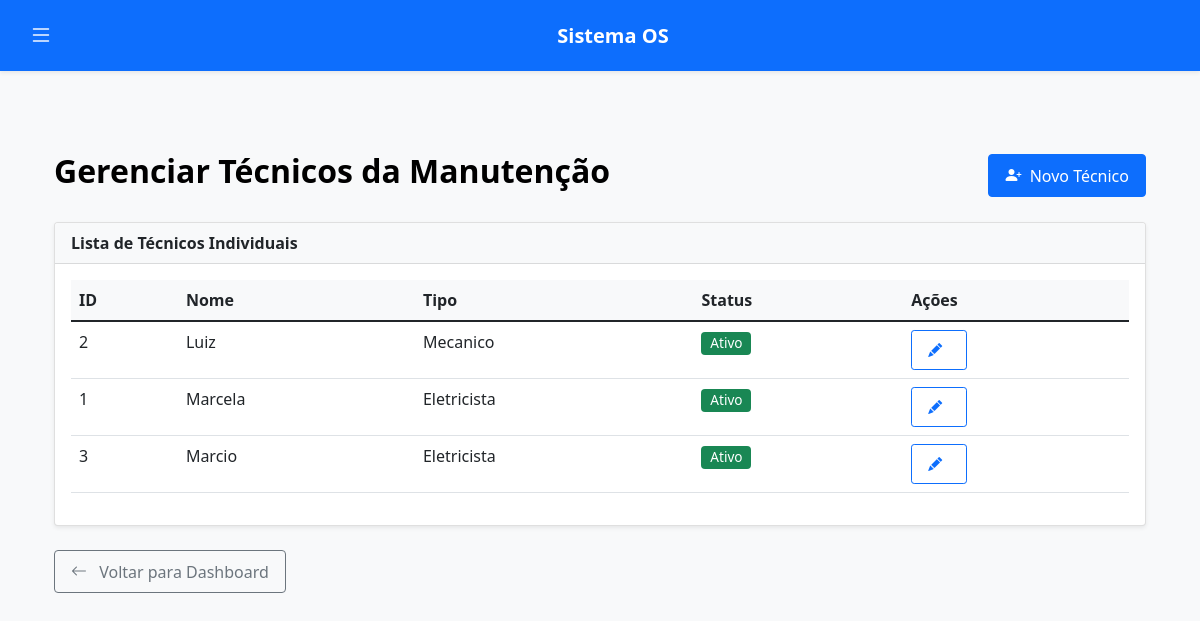
The page /admin/tecnicos (signed in) on the database its author committed.
### tables this page shows
CREATE TABLE tecnicos (
            id INTEGER PRIMARY KEY AUTOINCREMENT,
            nome TEXT NOT NULL UNIQUE,
            tipo_tecnico TEXT NOT NULL CHECK(tipo_tecnico IN ('eletricista', 'mecanico')),
            ativo BOOLEAN DEFAULT 1,
            data_criacao TEXT DEFAULT CURRENT_TIMESTAMP
        );

### app.py (the view)
@app.route('/admin/tecnicos')
def listar_tecnicos():
    if session.get('tipo') not in ['admin', 'master-admin']:
        flash('Acesso não autorizado.', 'danger')
        return redirect(url_for('login'))
    conn = get_db()
    cursor = conn.cursor()
    cursor.execute("SELECT * FROM tecnicos ORDER BY nome")
    lista_de_tecnicos = cursor.fetchall()
    return render_template('administrador/listar_tecnicos.html', tecnicos=lista_de_tecnicos)

### app.py (called while the page is built)
def get_db():
    if 'db' not in g:
        g.db = sqlite3.connect('db/os.db')
        g.db.row_factory = sqlite3.Row
        g.db.execute("PRAGMA journal_mode=WAL")
        g.db.execute("PRAGMA busy_timeout=5000")
    return g.db

### templates/administrador/listar_tecnicos.html (shortened to what this page needs)
{% extends "base.html" %}
{% block content %}
<div class="container mt-4">
    <div class="d-flex justify-content-between align-items-center mb-4">
        <h2>Gerenciar Técnicos da Manutenção</h2>
        <a href="{{ url_for('adicionar_tecnico') }}" class="btn btn-primary">
            <i class="bi bi-person-plus-fill me-1"></i> Novo Técnico
        </a>
    </div>
    <div class="card">
        <div class="card-header">
            Lista de Técnicos Individuais
        </div>
        <div class="card-body">
            {% if tecnicos %}
            <div class="table-responsive">
                <table class="table table-hover">
                    <thead>
                        <tr>
                            <th>ID</th>
                            <th>Nome</th>
                            <th>Tipo</th>
                            <th>Status</th>
                            <th>Ações</th>
                        </tr>
                    </thead>
                    <tbody>
                        {% for tecnico in tecnicos %}
                        <tr>
                            <td>{{ tecnico.id }}</td>
                            <td>{{ tecnico.nome }}</td>
                            <td>{{ tecnico.tipo_tecnico|capitalize }}</td>
                            <td>
                                {% if tecnico.ativo %}
                                    <span class="badge bg-success">Ativo</span>
                                {% else %}
                                    <span class="badge bg-secondary">Inativo</span>
                                {% endif %}
                            </td>
                            <td>
                                <a href="{{ url_for('editar_tecnico', id_tecnico=tecnico.id) }}" class="btn btn-sm btn-outline-primary" title="Editar">
                                    <i class="bi bi-pencil-fill"></i>
                                </a>
                                </td>
                        </tr>
                        {% endfor %}
                    </tbody>
                </table>
            </div>
            {% else %}
            <p class="text-center text-muted">Nenhum técnico cadastrado.</p>
            {% endif %}
        </div>
    </div>
     <div class="mt-3">
        <a href="{{ url_for('admin_dashboard') }}" class="btn btn-outline-secondary">
            <i class="bi bi-arrow-left"></i> Voltar para Dashboard
        </a>
    </div>
</div>
{% endblock %}

### static/style.css (style rules this page uses)
:root { --bs-body-bg-light: #f8f9fa; --bs-body-color-light: #212529; --bs-emphasis-color-light: #000; --card-bg-light: #ffffff; --card-border-color-light: rgba(0, 0, 0, 0.125); --card-header-bg-light: #f8f9fa; --card-header-color-light: #212529; --navbar-bg-light: #0d6efd; --navbar-color-light: rgba(255, 255, 255, 0.75); --navbar-brand-color-light: #ffffff; --navbar-hover-color-light: #ffffff; --offcanvas-bg-light: #f8f9fa; --offcanvas-color-light: #212529; --offcanvas-link-hover-bg-light: #e9ecef; --offcanvas-link-hover-color-light: #0d6efd; --table-header-bg-light: #f8f9fa; --table-header-color-light: #212529; --form-control-focus-border-light: #86b7fe; --form-control-focus-shadow-light: rgba(13, 110, 253, 0.25); --link-color-light: #0d6efd; --link-hover-color-light: #0a58ca; }
body { background-color: var(--bs-body-bg-light); color: var(--bs-body-color-light); padding-top: 56px; }
.card { box-shadow: 0 0.125rem 0.25rem rgba(0, 0, 0, 0.075); margin-bottom: 1.5rem; border: 1px solid var(--card-border-color-light); background-color: var(--card-bg-light); }
.card-header { font-weight: 600; background-color: var(--card-header-bg-light); color: var(--card-header-color-light); border-bottom: 1px solid var(--card-border-color-light); }
.table th { font-weight: 600; }
.table thead th { position: sticky; top: 0; background-color: var(--table-header-bg-light); color: var(--table-header-color-light); z-index: 10; }
.badge { font-weight: 500; padding: 0.35em 0.65em; font-size: 0.85em; }
.btn { font-weight: 500; padding: 0.5rem 1rem; }
.btn i, .btn .bi { margin-right: 0.5rem; vertical-align: text-bottom; }
a { color: var(--link-color-light); text-decoration: none; }
h1, h2, h3, h4, h5, h6 { color: var(--bs-emphasis-color-light); font-weight: 600; }
.container { padding-top: 1.5rem; padding-bottom: 2rem; }

### templates/base.html (style rules this page uses)
body { padding-top: 56px; }

### rows shown on the page
tecnicos: id "2", nome "Luiz", tipo_tecnico "Mecanico", ativo "Ativo"
tecnicos: id "1", nome "Marcela", tipo_tecnico "Eletricista", ativo "Ativo"
tecnicos: id "3", nome "Marcio", tipo_tecnico "Eletricista", ativo "Ativo"
